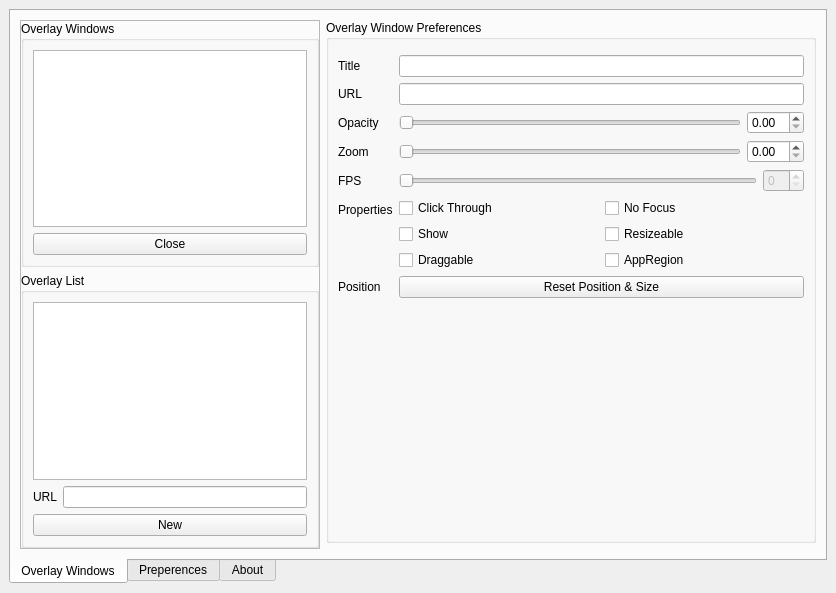
<?xml version="1.0" encoding="UTF-8"?>
<ui version="4.0">
 <class>MainWindow</class>
 <widget class="QMainWindow" name="MainWindow">
  <property name="geometry">
   <rect>
    <x>0</x>
    <y>0</y>
    <width>828</width>
    <height>561</height>
   </rect>
  </property>
  <property name="sizePolicy">
   <sizepolicy hsizetype="Preferred" vsizetype="Preferred">
    <horstretch>0</horstretch>
    <verstretch>0</verstretch>
   </sizepolicy>
  </property>
  <property name="windowTitle">
   <string>OverlayProc Manager</string>
  </property>
  <property name="locale">
   <locale language="English" country="UnitedStates"/>
  </property>
  <property name="documentMode">
   <bool>false</bool>
  </property>
  <widget class="QWidget" name="centralwidget">
   <layout class="QGridLayout" name="gridLayout">
    <property name="leftMargin">
     <number>9</number>
    </property>
    <property name="topMargin">
     <number>9</number>
    </property>
    <property name="rightMargin">
     <number>9</number>
    </property>
    <property name="bottomMargin">
     <number>9</number>
    </property>
    <item row="0" column="0">
     <widget class="QTabWidget" name="tabWidget">
      <property name="tabPosition">
       <enum>QTabWidget::South</enum>
      </property>
      <property name="currentIndex">
       <number>0</number>
      </property>
      <widget class="QWidget" name="overlay_windows">
       <attribute name="title">
        <string>Overlay Windows</string>
       </attribute>
       <layout class="QGridLayout" name="gridLayout_4">
        <item row="1" column="0">
         <layout class="QGridLayout" name="gridLayout_3">
          <item row="0" column="1">
           <layout class="QVBoxLayout" name="verticalLayout">
            <item>
             <widget class="QGroupBox" name="groupBox">
              <property name="sizePolicy">
               <sizepolicy hsizetype="Expanding" vsizetype="Expanding">
                <horstretch>0</horstretch>
                <verstretch>0</verstretch>
               </sizepolicy>
              </property>
              <property name="title">
               <string>Overlay Window Preferences</string>
              </property>
              <layout class="QFormLayout" name="formLayout_2">
               <item row="0" column="0">
                <layout class="QFormLayout" name="formLayout"/>
               </item>
               <item row="1" column="0">
                <widget class="QLabel" name="label_2">
                 <property name="text">
                  <string>Title</string>
                 </property>
                </widget>
               </item>
               <item row="1" column="1">
                <widget class="QLineEdit" name="title">
                 <property name="enabled">
                  <bool>true</bool>
                 </property>
                 <property name="readOnly">
                  <bool>true</bool>
                 </property>
                </widget>
               </item>
               <item row="2" column="0">
                <widget class="QLabel" name="label_3">
                 <property name="text">
                  <string>URL</string>
                 </property>
                </widget>
               </item>
               <item row="2" column="1">
                <widget class="QLineEdit" name="url"/>
               </item>
               <item row="3" column="0">
                <widget class="QLabel" name="label_4">
                 <property name="text">
                  <string>Opacity</string>
                 </property>
                </widget>
               </item>
               <item row="3" column="1">
                <layout class="QHBoxLayout" name="horizontalLayout">
                 <item>
                  <widget class="QSlider" name="opacity">
                   <property name="orientation">
                    <enum>Qt::Horizontal</enum>
                   </property>
                  </widget>
                 </item>
                 <item>
                  <widget class="QDoubleSpinBox" name="opacity_spin">
                   <property name="decimals">
                    <number>2</number>
                   </property>
                   <property name="singleStep">
                    <double>0.050000000000000</double>
                   </property>
                  </widget>
                 </item>
                </layout>
               </item>
               <item row="4" column="0">
                <widget class="QLabel" name="label_5">
                 <property name="text">
                  <string>Zoom</string>
                 </property>
                </widget>
               </item>
               <item row="4" column="1">
                <layout class="QHBoxLayout" name="horizontalLayout">
                 <item>
                  <widget class="QSlider" name="zoom">
                   <property name="orientation">
                    <enum>Qt::Horizontal</enum>
                   </property>
                  </widget>
                 </item>
                 <item>
                  <widget class="QDoubleSpinBox" name="zoom_spin">
                   <property name="singleStep">
                    <double>0.100000000000000</double>
                   </property>
                  </widget>
                 </item>
                </layout>
               </item>
               <item row="5" column="0">
                <widget class="QLabel" name="label_6">
                 <property name="text">
                  <string>FPS</string>
                 </property>
                </widget>
               </item>
               <item row="5" column="1">
                <layout class="QHBoxLayout" name="horizontalLayout">
                 <item>
                  <widget class="QSlider" name="fps">
                   <property name="enabled">
                    <bool>false</bool>
                   </property>
                   <property name="orientation">
                    <enum>Qt::Horizontal</enum>
                   </property>
                  </widget>
                 </item>
                 <item>
                  <widget class="QSpinBox" name="fps_spin">
                   <property name="enabled">
                    <bool>false</bool>
                   </property>
                  </widget>
                 </item>
                </layout>
               </item>
               <item row="6" column="0">
                <widget class="QLabel" name="label_7">
                 <property name="text">
                  <string>Properties</string>
                 </property>
                </widget>
               </item>
               <item row="6" column="1">
                <layout class="QGridLayout" name="gridLayout_2">
                 <item row="0" column="0">
                  <widget class="QCheckBox" name="click_through">
                   <property name="text">
                    <string>Click Through</string>
                   </property>
                  </widget>
                 </item>
                 <item row="1" column="0">
                  <widget class="QCheckBox" name="show">
                   <property name="text">
                    <string>Show</string>
                   </property>
                  </widget>
                 </item>
                 <item row="1" column="1">
                  <widget class="QCheckBox" name="resizeable">
                   <property name="text">
                    <string>Resizeable</string>
                   </property>
                  </widget>
                 </item>
                 <item row="0" column="1">
                  <widget class="QCheckBox" name="no_focus">
                   <property name="text">
                    <string>No Focus</string>
                   </property>
                  </widget>
                 </item>
                 <item row="2" column="0">
                  <widget class="QCheckBox" name="draggable">
                   <property name="text">
                    <string>Draggable</string>
                   </property>
                  </widget>
                 </item>
                 <item row="2" column="1">
                  <widget class="QCheckBox" name="appregion">
                   <property name="text">
                    <string>AppRegion</string>
                   </property>
                  </widget>
                 </item>
                </layout>
               </item>
               <item row="7" column="0">
                <widget class="QLabel" name="label_8">
                 <property name="text">
                  <string>Position</string>
                 </property>
                </widget>
               </item>
               <item row="7" column="1">
                <widget class="QPushButton" name="positionResetButton">
                 <property name="text">
                  <string>Reset Position &amp;&amp; Size</string>
                 </property>
                </widget>
               </item>
              </layout>
             </widget>
            </item>
           </layout>
          </item>
          <item row="0" column="0" rowspan="2">
           <widget class="QFrame" name="frame">
            <property name="sizePolicy">
             <sizepolicy hsizetype="Preferred" vsizetype="Preferred">
              <horstretch>0</horstretch>
              <verstretch>0</verstretch>
             </sizepolicy>
            </property>
            <property name="minimumSize">
             <size>
              <width>200</width>
              <height>0</height>
             </size>
            </property>
            <property name="maximumSize">
             <size>
              <width>300</width>
              <height>16777215</height>
             </size>
            </property>
            <property name="frameShape">
             <enum>QFrame::StyledPanel</enum>
            </property>
            <property name="frameShadow">
             <enum>QFrame::Raised</enum>
            </property>
            <layout class="QVBoxLayout" name="verticalLayout_2">
             <property name="leftMargin">
              <number>0</number>
             </property>
             <property name="topMargin">
              <number>0</number>
             </property>
             <property name="rightMargin">
              <number>0</number>
             </property>
             <property name="bottomMargin">
              <number>0</number>
             </property>
             <item>
              <widget class="QGroupBox" name="groupBox_3">
               <property name="title">
                <string>Overlay Windows</string>
               </property>
               <layout class="QVBoxLayout" name="verticalLayout_5">
                <item>
                 <widget class="QListWidget" name="listWidget">
                  <property name="movement">
                   <enum>QListView::Static</enum>
                  </property>
                  <property name="viewMode">
                   <enum>QListView::ListMode</enum>
                  </property>
                 </widget>
                </item>
                <item>
                 <widget class="QPushButton" name="closeButton">
                  <property name="sizePolicy">
                   <sizepolicy hsizetype="Minimum" vsizetype="Fixed">
                    <horstretch>0</horstretch>
                    <verstretch>0</verstretch>
                   </sizepolicy>
                  </property>
                  <property name="text">
                   <string>Close</string>
                  </property>
                 </widget>
                </item>
               </layout>
              </widget>
             </item>
             <item>
              <widget class="QGroupBox" name="groupBox_4">
               <property name="title">
                <string>Overlay List</string>
               </property>
               <layout class="QVBoxLayout" name="verticalLayout_6">
                <item>
                 <widget class="QListWidget" name="urlListWidget"/>
                </item>
                <item>
                 <layout class="QFormLayout" name="formLayout_4">
                  <item row="0" column="0">
                   <widget class="QLabel" name="label_17">
                    <property name="text">
                     <string>URL</string>
                    </property>
                   </widget>
                  </item>
                  <item row="0" column="1">
                   <widget class="QLineEdit" name="newURL"/>
                  </item>
                 </layout>
                </item>
                <item>
                 <widget class="QPushButton" name="addButton">
                  <property name="text">
                   <string>New</string>
                  </property>
                 </widget>
                </item>
               </layout>
              </widget>
             </item>
            </layout>
           </widget>
          </item>
         </layout>
        </item>
       </layout>
      </widget>
      <widget class="QWidget" name="preperences">
       <attribute name="title">
        <string>Preperences</string>
       </attribute>
       <layout class="QGridLayout" name="gridLayout_7">
        <item row="0" column="0">
         <widget class="QGroupBox" name="groupBox_2">
          <property name="title">
           <string>Global Preferences</string>
          </property>
          <layout class="QVBoxLayout" name="verticalLayout_8">
           <item>
            <layout class="QFormLayout" name="formLayout_5">
             <item row="0" column="0">
              <widget class="QLabel" name="label_12">
               <property name="text">
                <string>Drag Key</string>
               </property>
              </widget>
             </item>
             <item row="0" column="1">
              <layout class="QGridLayout" name="gridLayout_6">
               <item row="1" column="1">
                <widget class="QCheckBox" name="dragCtrl">
                 <property name="text">
                  <string>Ctrl</string>
                 </property>
                </widget>
               </item>
               <item row="0" column="1">
                <widget class="QCheckBox" name="dragAlt">
                 <property name="text">
                  <string>Alt</string>
                 </property>
                </widget>
               </item>
               <item row="0" column="2">
                <widget class="QCheckBox" name="dragShift">
                 <property name="text">
                  <string>Shift</string>
                 </property>
                </widget>
               </item>
              </layout>
             </item>
             <item row="1" column="0">
              <widget class="QLabel" name="label_7">
               <property name="text">
                <string>Properties</string>
               </property>
              </widget>
             </item>
             <item row="1" column="1">
              <layout class="QGridLayout" name="gridLayout_2">
               <item row="0" column="0">
                <widget class="QCheckBox" name="click_through_all">
                 <property name="text">
                  <string>Click Through</string>
                 </property>
                 <property name="checked">
                  <bool>false</bool>
                 </property>
                </widget>
               </item>
               <item row="1" column="0">
                <widget class="QCheckBox" name="show_all">
                 <property name="text">
                  <string>Show</string>
                 </property>
                 <property name="checked">
                  <bool>true</bool>
                 </property>
                </widget>
               </item>
               <item row="1" column="1">
                <widget class="QCheckBox" name="resizeable_all">
                 <property name="text">
                  <string>Resizeable</string>
                 </property>
                 <property name="checked">
                  <bool>true</bool>
                 </property>
                </widget>
               </item>
               <item row="0" column="1">
                <widget class="QCheckBox" name="no_focus_all">
                 <property name="text">
                  <string>No Focus</string>
                 </property>
                 <property name="checked">
                  <bool>false</bool>
                 </property>
                </widget>
               </item>
               <item row="2" column="0">
                <widget class="QCheckBox" name="draggable_all">
                 <property name="text">
                  <string>Draggable</string>
                 </property>
                 <property name="checked">
                  <bool>true</bool>
                 </property>
                </widget>
               </item>
              </layout>
             </item>
             <item row="2" column="0">
              <widget class="QLabel" name="label_14">
               <property name="text">
                <string>Background</string>
               </property>
              </widget>
             </item>
             <item row="5" column="0">
              <widget class="QLabel" name="label_22">
               <property name="text">
                <string>&lt;html&gt;&lt;head/&gt;&lt;body&gt;Renderer&lt;br/&gt;(Restart needed)&lt;/body&gt;&lt;/html&gt;</string>
               </property>
              </widget>
             </item>
             <item row="5" column="1">
              <widget class="QComboBox" name="renderer">
               <property name="currentIndex">
                <number>0</number>
               </property>
               <item>
                <property name="text">
                 <string>OpenGL</string>
                </property>
               </item>
               <item>
                <property name="text">
                 <string>OpenGLES (DX)</string>
                </property>
               </item>
               <item>
                <property name="text">
                 <string>OpenGL (SW)</string>
                </property>
               </item>
              </widget>
             </item>
             <item row="2" column="1">
              <widget class="QTabWidget" name="backgroundTabWidget">
               <property name="currentIndex">
                <number>0</number>
               </property>
               <widget class="QWidget" name="tab_3">
                <attribute name="title">
                 <string>Color</string>
                </attribute>
                <layout class="QVBoxLayout" name="verticalLayout_11">
                 <item>
                  <layout class="QFormLayout" name="formLayout_6">
                   <item row="0" column="0">
                    <widget class="QLabel" name="label_9">
                     <property name="text">
                      <string>Color</string>
                     </property>
                    </widget>
                   </item>
                   <item row="0" column="1">
                    <widget class="QWidget" name="color" native="true">
                     <property name="sizePolicy">
                      <sizepolicy hsizetype="Preferred" vsizetype="Expanding">
                       <horstretch>0</horstretch>
                       <verstretch>0</verstretch>
                      </sizepolicy>
                     </property>
                     <property name="minimumSize">
                      <size>
                       <width>30</width>
                       <height>0</height>
                      </size>
                     </property>
                    </widget>
                   </item>
                   <item row="2" column="1">
                    <layout class="QHBoxLayout" name="horizontalLayout_5">
                     <item>
                      <widget class="QPushButton" name="backgroundTransparentButton">
                       <property name="text">
                        <string>Transparent</string>
                       </property>
                      </widget>
                     </item>
                     <item>
                      <widget class="QPushButton" name="backgroundWhiteButton">
                       <property name="text">
                        <string>White</string>
                       </property>
                      </widget>
                     </item>
                     <item>
                      <widget class="QPushButton" name="colorPickerButton">
                       <property name="text">
                        <string>Picker</string>
                       </property>
                      </widget>
                     </item>
                    </layout>
                   </item>
                   <item row="1" column="1">
                    <widget class="QLineEdit" name="colorEdit">
                     <property name="text">
                      <string>#00000000</string>
                     </property>
                    </widget>
                   </item>
                   <item row="1" column="0">
                    <widget class="QLabel" name="label_10">
                     <property name="text">
                      <string>HTML Code</string>
                     </property>
                    </widget>
                   </item>
                  </layout>
                 </item>
                </layout>
               </widget>
               <widget class="QWidget" name="tab">
                <attribute name="title">
                 <string>Image</string>
                </attribute>
                <layout class="QVBoxLayout" name="verticalLayout_10">
                 <item>
                  <layout class="QFormLayout" name="formLayout_7">
                   <item row="0" column="0">
                    <widget class="QLabel" name="label_11">
                     <property name="text">
                      <string>ImageURL</string>
                     </property>
                    </widget>
                   </item>
                   <item row="0" column="1">
                    <widget class="QLineEdit" name="image_url_edit"/>
                   </item>
                   <item row="1" column="0">
                    <widget class="QLabel" name="label_18">
                     <property name="text">
                      <string>ImageSize</string>
                     </property>
                    </widget>
                   </item>
                   <item row="1" column="1">
                    <widget class="QComboBox" name="image_size_combo">
                     <property name="editable">
                      <bool>true</bool>
                     </property>
                     <item>
                      <property name="text">
                       <string>auto</string>
                      </property>
                     </item>
                     <item>
                      <property name="text">
                       <string>cover</string>
                      </property>
                     </item>
                     <item>
                      <property name="text">
                       <string>contain</string>
                      </property>
                     </item>
                    </widget>
                   </item>
                   <item row="2" column="0">
                    <widget class="QLabel" name="label_24">
                     <property name="text">
                      <string>Position</string>
                     </property>
                    </widget>
                   </item>
                   <item row="2" column="1">
                    <widget class="QComboBox" name="image_position_combo">
                     <item>
                      <property name="text">
                       <string>top left</string>
                      </property>
                     </item>
                     <item>
                      <property name="text">
                       <string>top center</string>
                      </property>
                     </item>
                     <item>
                      <property name="text">
                       <string>top right</string>
                      </property>
                     </item>
                     <item>
                      <property name="text">
                       <string>center left</string>
                      </property>
                     </item>
                     <item>
                      <property name="text">
                       <string>center center</string>
                      </property>
                     </item>
                     <item>
                      <property name="text">
                       <string>center right</string>
                      </property>
                     </item>
                     <item>
                      <property name="text">
                       <string>bottom left</string>
                      </property>
                     </item>
                     <item>
                      <property name="text">
                       <string>bottom center</string>
                      </property>
                     </item>
                     <item>
                      <property name="text">
                       <string>bottom right</string>
                      </property>
                     </item>
                    </widget>
                   </item>
                   <item row="3" column="0">
                    <widget class="QLabel" name="label_23">
                     <property name="text">
                      <string>Repeat</string>
                     </property>
                    </widget>
                   </item>
                   <item row="3" column="1">
                    <widget class="QComboBox" name="image_repeat_combo">
                     <item>
                      <property name="text">
                       <string>repeat</string>
                      </property>
                     </item>
                     <item>
                      <property name="text">
                       <string>repeat-x</string>
                      </property>
                     </item>
                     <item>
                      <property name="text">
                       <string>repeat-y</string>
                      </property>
                     </item>
                     <item>
                      <property name="text">
                       <string>no-repeat</string>
                      </property>
                     </item>
                    </widget>
                   </item>
                   <item row="4" column="1">
                    <widget class="QPushButton" name="apply_image_button">
                     <property name="text">
                      <string>Apply</string>
                     </property>
                    </widget>
                   </item>
                  </layout>
                 </item>
                </layout>
               </widget>
               <widget class="QWidget" name="tab_4">
                <attribute name="title">
                 <string>Style</string>
                </attribute>
                <layout class="QVBoxLayout" name="verticalLayout_9">
                 <item>
                  <widget class="QPlainTextEdit" name="backgroundTextEdit"/>
                 </item>
                 <item>
                  <layout class="QHBoxLayout" name="horizontalLayout_2">
                   <item>
                    <widget class="QPushButton" name="styleApplyButton">
                     <property name="text">
                      <string>Apply</string>
                     </property>
                    </widget>
                   </item>
                  </layout>
                 </item>
                </layout>
               </widget>
              </widget>
             </item>
            </layout>
           </item>
           <item>
            <layout class="QFormLayout" name="formLayout_3">
             <item row="0" column="1">
              <widget class="QOneKeySequenceEdit" name="manager_shortcut">
               <property name="sizePolicy">
                <sizepolicy hsizetype="Expanding" vsizetype="Expanding">
                 <horstretch>0</horstretch>
                 <verstretch>0</verstretch>
                </sizepolicy>
               </property>
               <property name="maximumSize">
                <size>
                 <width>100</width>
                 <height>16777215</height>
                </size>
               </property>
              </widget>
             </item>
             <item row="1" column="0">
              <widget class="QLabel" name="label_15">
               <property name="text">
                <string>Show</string>
               </property>
              </widget>
             </item>
             <item row="1" column="1">
              <widget class="QOneKeySequenceEdit" name="show_all_shortcut">
               <property name="sizePolicy">
                <sizepolicy hsizetype="Expanding" vsizetype="Expanding">
                 <horstretch>0</horstretch>
                 <verstretch>0</verstretch>
                </sizepolicy>
               </property>
               <property name="maximumSize">
                <size>
                 <width>100</width>
                 <height>16777215</height>
                </size>
               </property>
              </widget>
             </item>
             <item row="2" column="0">
              <widget class="QLabel" name="label_19">
               <property name="text">
                <string>Click Through</string>
               </property>
              </widget>
             </item>
             <item row="2" column="1">
              <widget class="QOneKeySequenceEdit" name="click_through_all_shortcut">
               <property name="maximumSize">
                <size>
                 <width>100</width>
                 <height>16777215</height>
                </size>
               </property>
              </widget>
             </item>
             <item row="3" column="0">
              <widget class="QLabel" name="label_20">
               <property name="text">
                <string>No Focus</string>
               </property>
              </widget>
             </item>
             <item row="3" column="1">
              <widget class="QOneKeySequenceEdit" name="no_focus_all_shortcut">
               <property name="maximumSize">
                <size>
                 <width>100</width>
                 <height>16777215</height>
                </size>
               </property>
              </widget>
             </item>
             <item row="4" column="0">
              <widget class="QLabel" name="label_21">
               <property name="text">
                <string>Draggable</string>
               </property>
              </widget>
             </item>
             <item row="4" column="1">
              <widget class="QOneKeySequenceEdit" name="draggable_all_shortcut">
               <property name="maximumSize">
                <size>
                 <width>100</width>
                 <height>16777215</height>
                </size>
               </property>
              </widget>
             </item>
             <item row="0" column="0">
              <widget class="QLabel" name="label_13">
               <property name="text">
                <string>Manager</string>
               </property>
              </widget>
             </item>
            </layout>
           </item>
          </layout>
         </widget>
        </item>
        <item row="0" column="1">
         <widget class="QGroupBox" name="groupBox_5">
          <property name="title">
           <string>Auto Hide Filter</string>
          </property>
          <layout class="QVBoxLayout" name="verticalLayout_7">
           <item>
            <widget class="QCheckBox" name="auto_hide">
             <property name="text">
              <string>Auto Hide (~~.exe)</string>
             </property>
            </widget>
           </item>
           <item>
            <widget class="QComboBox" name="hide_filter_condition">
             <property name="currentIndex">
              <number>0</number>
             </property>
             <item>
              <property name="text">
               <string>Focus based</string>
              </property>
             </item>
             <item>
              <property name="text">
               <string>Visibility based</string>
              </property>
             </item>
            </widget>
           </item>
           <item>
            <widget class="QListWidget" name="processesListWidget"/>
           </item>
           <item>
            <layout class="QHBoxLayout" name="horizontalLayout_3">
             <item>
              <widget class="QLabel" name="label">
               <property name="text">
                <string>ExeName</string>
               </property>
              </widget>
             </item>
             <item>
              <widget class="QPlainTextEdit" name="processName">
               <property name="sizePolicy">
                <sizepolicy hsizetype="Expanding" vsizetype="Minimum">
                 <horstretch>0</horstretch>
                 <verstretch>0</verstretch>
                </sizepolicy>
               </property>
               <property name="maximumSize">
                <size>
                 <width>16777215</width>
                 <height>25</height>
                </size>
               </property>
               <property name="inputMethodHints">
                <set>Qt::ImhNone</set>
               </property>
               <property name="sizeAdjustPolicy">
                <enum>QAbstractScrollArea::AdjustToContents</enum>
               </property>
              </widget>
             </item>
             <item>
              <widget class="QPushButton" name="processAddButton">
               <property name="text">
                <string>Add</string>
               </property>
              </widget>
             </item>
             <item>
              <widget class="QPushButton" name="processRemoveButton">
               <property name="text">
                <string>Remove</string>
               </property>
              </widget>
             </item>
            </layout>
           </item>
          </layout>
         </widget>
        </item>
       </layout>
      </widget>
      <widget class="QWidget" name="about">
       <attribute name="title">
        <string>About</string>
       </attribute>
       <layout class="QGridLayout" name="gridLayout_5">
        <item row="0" column="0">
         <layout class="QVBoxLayout" name="verticalLayout_3">
          <item>
           <widget class="QScrollArea" name="scrollArea">
            <property name="widgetResizable">
             <bool>true</bool>
            </property>
            <widget class="QWidget" name="scrollAreaWidgetContents">
             <property name="geometry">
              <rect>
               <x>0</x>
               <y>0</y>
               <width>1356</width>
               <height>991</height>
              </rect>
             </property>
             <layout class="QVBoxLayout" name="verticalLayout_4">
              <item>
               <widget class="QLabel" name="label_16">
                <property name="text">
                 <string>&lt;html&gt;&lt;head/&gt;&lt;body&gt;&lt;p align=&quot;center&quot;&gt;&lt;br/&gt;&lt;img src=&quot;:/images/icon.png&quot; width=&quot;200&quot; height=&quot;200&quot;/&gt;&lt;/p&gt;&lt;p align=&quot;center&quot;&gt;&lt;span style=&quot; font-size:22pt; font-weight:600;&quot;&gt;Overlay Proc &lt;/span&gt;&lt;/p&gt;&lt;p align=&quot;center&quot;&gt;&lt;span style=&quot; font-size:16pt; font-weight:600;&quot;&gt;by ZCube@ZCube.Kr&lt;/span&gt;&lt;/p&gt;&lt;p align=&quot;center&quot;&gt;&lt;br/&gt;&lt;/p&gt;&lt;p align=&quot;center&quot;&gt;&lt;span style=&quot; font-weight:600;&quot;&gt;Used Libraries&lt;/span&gt;&lt;/p&gt;&lt;p align=&quot;center&quot;&gt;&lt;span style=&quot; font-weight:600;&quot;&gt;----------------------------&lt;/span&gt;&lt;/p&gt;&lt;p align=&quot;center&quot;&gt;&lt;span style=&quot; font-weight:600;&quot;&gt;Boost 1.60.0&lt;/span&gt;&lt;/p&gt;&lt;p align=&quot;center&quot;&gt;&lt;span style=&quot; font-weight:600;&quot;&gt;Chromium 49&lt;/span&gt;&lt;/p&gt;&lt;p align=&quot;center&quot;&gt;&lt;span style=&quot; font-weight:600;&quot;&gt;JsonCPP 1.8.0&lt;/span&gt;&lt;/p&gt;&lt;p align=&quot;center&quot;&gt;&lt;span style=&quot; font-weight:600;&quot;&gt;Qt 5.7.1 WebEngine&lt;/span&gt;&lt;/p&gt;&lt;p align=&quot;center&quot;&gt;&lt;span style=&quot; font-weight:600;&quot;&gt;Qt-Solutions&lt;/span&gt;&lt;/p&gt;&lt;p align=&quot;center&quot;&gt;&lt;span style=&quot; font-weight:600;&quot;&gt;----------------------------&lt;/span&gt;&lt;/p&gt;&lt;p align=&quot;center&quot;&gt;&lt;br/&gt;&lt;/p&gt;&lt;/body&gt;&lt;/html&gt;</string>
                </property>
               </widget>
              </item>
             </layout>
            </widget>
           </widget>
          </item>
         </layout>
        </item>
       </layout>
      </widget>
     </widget>
    </item>
   </layout>
  </widget>
 </widget>
 <customwidgets>
  <customwidget>
   <class>QOneKeySequenceEdit</class>
   <extends>QKeySequenceEdit</extends>
   <header location="global">qonekeysequenceedit.h</header>
  </customwidget>
 </customwidgets>
 <resources/>
 <connections/>
</ui>
